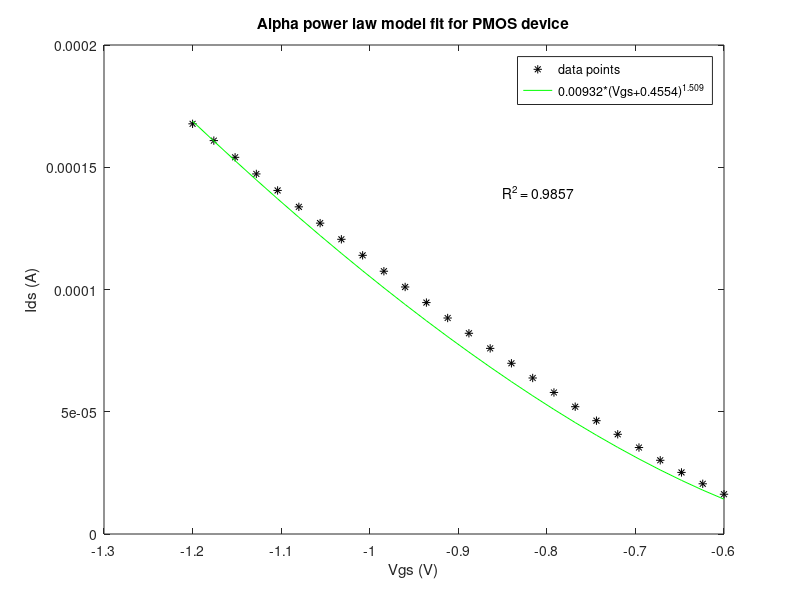

Here is the MATLAB script that generated this plot:
data = csvread("pmos_apower_new.csv")

vgs= data(:,1)
ids = data(:,2)

vth = -0.4554



%a_model = fit(vgs_minus_vth,ids,'power1')
my_model = 0.00932*(vgs-vth).^(1.509)


plot(vgs,ids,'k*',vgs,my_model,'g-')
 xlabel('Vgs (V)')
 ylabel('Ids (A)')
 legend('data points','0.00932*(Vgs+0.4554)^{1.509}','location','northeast')
 title('Alpha power law model fit for PMOS device')
 text(-0.85,1.4E-4,'R^2 = 0.9857')
% 
 r2 = 1- sum((real(ids-my_model)).^2)/sum((ids-mean(ids)).^2)
